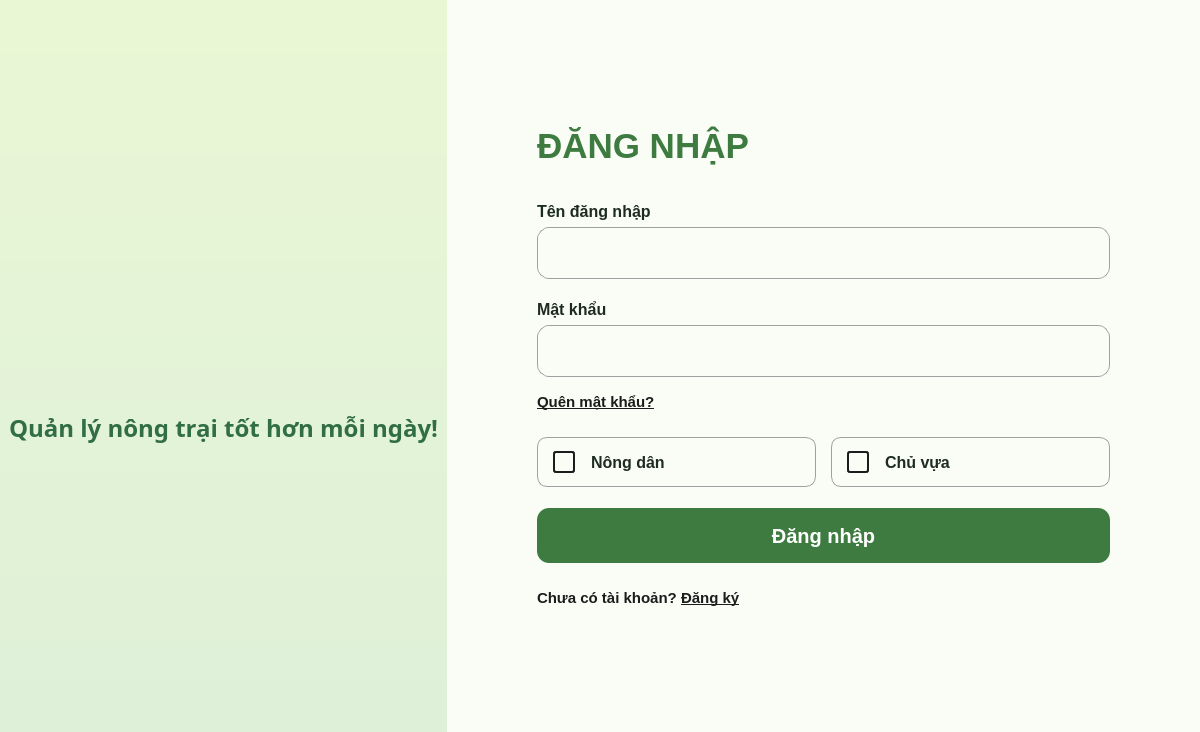
<?xml version="1.0" encoding="UTF-8"?>
<ui version="4.0">
 <class>LoginScreen</class>
 <widget class="QWidget" name="LoginScreen">
  <property name="geometry">
   <rect>
    <x>0</x>
    <y>0</y>
    <width>1200</width>
    <height>732</height>
   </rect>
  </property>
  <property name="windowTitle">
   <string>Đăng nhập - Nông Ơi</string>
  </property>
  <property name="styleSheet">
   <string notr="true">QWidget#LoginScreen {
    background-color: #F9FDF6;
}

QLabel {
    font-family: 'Segoe UI', Arial, sans-serif;
}

QLineEdit {
    background-color: #FFFFFF;
    border: 1px solid #A0A0A0;
    border-radius: 12px;
    padding: 0px 15px;
    font-size: 12pt;
    font-family: 'Segoe UI', Arial, sans-serif;
    color: #1C1C1C;
    height: 50px;
}

QLineEdit:focus {
    border: 2px solid #3E7B40;
}

/* Style cho nút chọn Role (Nông dân / Chủ vựa) */
QRadioButton {
    background-color: #FFFFFF;
    border: 1px solid #A0A0A0;
    border-radius: 10px;
    padding-left: 15px;
    font-size: 12pt;
    font-family: 'Segoe UI', Arial, sans-serif;
    font-weight: bold;
    color: #1F2B20;
    min-height: 48px;
    max-height: 48px;
}
QRadioButton:hover {
    border: 1px solid #3E7B40;
}
QRadioButton:checked {
    border: 2px solid #3E7B40;
}
QRadioButton::indicator {
    width: 18px;
    height: 18px;
    border: 2px solid #1C1C1C;
    border-radius: 3px;
    background: none;
    margin-right: 10px;
}
QRadioButton::indicator:checked {
    background-color: #3E7B40;
    border: 2px solid #3E7B40;
}</string>
  </property>
  <layout class="QHBoxLayout" name="main_layout">
   <property name="spacing">
    <number>0</number>
   </property>
   <property name="leftMargin">
    <number>0</number>
   </property>
   <property name="topMargin">
    <number>0</number>
   </property>
   <property name="rightMargin">
    <number>0</number>
   </property>
   <property name="bottomMargin">
    <number>0</number>
   </property>
   <item>
    <widget class="QFrame" name="left_panel">
     <property name="sizePolicy">
      <sizepolicy hsizetype="Preferred" vsizetype="Preferred">
       <horstretch>0</horstretch>
       <verstretch>0</verstretch>
      </sizepolicy>
     </property>
     <property name="styleSheet">
      <string notr="true">QFrame#left_panel {
    background-color: qlineargradient(spread:pad, x1:0, y1:0, x2:0, y2:1, stop:0 #EAF7D5, stop:1 #DEF0D8);
}</string>
     </property>
     <layout class="QVBoxLayout" name="verticalLayout_left">
      <item>
       <spacer name="verticalSpacer_left_top">
        <property name="orientation">
         <enum>Qt::Vertical</enum>
        </property>
        <property name="sizeHint" stdset="0">
         <size>
          <width>20</width>
          <height>40</height>
         </size>
        </property>
       </spacer>
      </item>
      <item>
       <widget class="QLabel" name="lbl_logo">
        <property name="styleSheet">
         <string notr="true">color: #316E44;
font-size: 70pt;
font-weight: 900;
letter-spacing: 5px;</string>
        </property>
        <property name="text">
         <string/>
        </property>
        <property name="pixmap">
         <pixmap>../images/logo.png</pixmap>
        </property>
        <property name="alignment">
         <set>Qt::AlignBottom|Qt::AlignHCenter</set>
        </property>
       </widget>
      </item>
      <item>
       <widget class="QLabel" name="lbl_slogan">
        <property name="font">
         <font>
          <family>Segoe UI,Arial,sans-serif</family>
          <pointsize>18</pointsize>
          <weight>75</weight>
          <bold>true</bold>
         </font>
        </property>
        <property name="styleSheet">
         <string notr="true">color: #316E44;
font-size: 18pt;
font-weight: bold;
margin-top: 10px;</string>
        </property>
        <property name="text">
         <string>Quản lý nông trại tốt hơn mỗi ngày!</string>
        </property>
        <property name="alignment">
         <set>Qt::AlignHCenter|Qt::AlignTop</set>
        </property>
       </widget>
      </item>
      <item>
       <spacer name="verticalSpacer_left_bottom">
        <property name="orientation">
         <enum>Qt::Vertical</enum>
        </property>
        <property name="sizeHint" stdset="0">
         <size>
          <width>20</width>
          <height>40</height>
         </size>
        </property>
       </spacer>
      </item>
     </layout>
    </widget>
   </item>
   <item>
    <widget class="QFrame" name="right_panel">
     <property name="sizePolicy">
      <sizepolicy hsizetype="Preferred" vsizetype="Preferred">
       <horstretch>0</horstretch>
       <verstretch>0</verstretch>
      </sizepolicy>
     </property>
     <property name="styleSheet">
      <string notr="true">background-color: #F9FDF6;</string>
     </property>
     <layout class="QVBoxLayout" name="verticalLayout_right">
      <property name="leftMargin">
       <number>90</number>
      </property>
      <property name="topMargin">
       <number>40</number>
      </property>
      <property name="rightMargin">
       <number>90</number>
      </property>
      <property name="bottomMargin">
       <number>40</number>
      </property>
      <item>
       <spacer name="verticalSpacer_top">
        <property name="orientation">
         <enum>Qt::Vertical</enum>
        </property>
        <property name="sizeHint" stdset="0">
         <size>
          <width>20</width>
          <height>40</height>
         </size>
        </property>
       </spacer>
      </item>
      <item>
       <widget class="QLabel" name="lbl_title">
        <property name="styleSheet">
         <string notr="true">color: #3E7B40;
font-size: 26pt;
font-weight: 900;
text-transform: uppercase;</string>
        </property>
        <property name="text">
         <string>ĐĂNG NHẬP</string>
        </property>
       </widget>
      </item>
      <item>
       <spacer name="verticalSpacer_1">
        <property name="orientation">
         <enum>Qt::Vertical</enum>
        </property>
        <property name="sizeType">
         <enum>QSizePolicy::Fixed</enum>
        </property>
        <property name="sizeHint" stdset="0">
         <size>
          <width>20</width>
          <height>30</height>
         </size>
        </property>
       </spacer>
      </item>
      <item>
       <widget class="QLabel" name="lbl_ten_dang_nhap">
        <property name="styleSheet">
         <string notr="true">color: #1F2B20;
font-size: 12pt;
font-weight: bold;</string>
        </property>
        <property name="text">
         <string>Tên đăng nhập</string>
        </property>
       </widget>
      </item>
      <item>
       <widget class="QLineEdit" name="txt_ten_dang_nhap">
        <property name="minimumSize">
         <size>
          <width>0</width>
          <height>50</height>
         </size>
        </property>
       </widget>
      </item>
      <item>
       <spacer name="verticalSpacer_2">
        <property name="orientation">
         <enum>Qt::Vertical</enum>
        </property>
        <property name="sizeType">
         <enum>QSizePolicy::Fixed</enum>
        </property>
        <property name="sizeHint" stdset="0">
         <size>
          <width>20</width>
          <height>15</height>
         </size>
        </property>
       </spacer>
      </item>
      <item>
       <widget class="QLabel" name="lbl_mat_khau">
        <property name="styleSheet">
         <string notr="true">color: #1F2B20;
font-size: 12pt;
font-weight: bold;</string>
        </property>
        <property name="text">
         <string>Mật khẩu</string>
        </property>
       </widget>
      </item>
      <item>
       <widget class="QLineEdit" name="txt_mat_khau">
        <property name="minimumSize">
         <size>
          <width>0</width>
          <height>50</height>
         </size>
        </property>
        <property name="echoMode">
         <enum>QLineEdit::Password</enum>
        </property>
       </widget>
      </item>
      <item>
       <spacer name="verticalSpacer_3">
        <property name="orientation">
         <enum>Qt::Vertical</enum>
        </property>
        <property name="sizeType">
         <enum>QSizePolicy::Fixed</enum>
        </property>
        <property name="sizeHint" stdset="0">
         <size>
          <width>20</width>
          <height>10</height>
         </size>
        </property>
       </spacer>
      </item>
      <item>
       <widget class="QLabel" name="lbl_quen_mat_khau">
        <property name="cursor">
         <cursorShape>PointingHandCursor</cursorShape>
        </property>
        <property name="styleSheet">
         <string notr="true">color: #1C1C1C;
font-size: 11pt;
font-weight: bold;
text-decoration: underline;</string>
        </property>
        <property name="text">
         <string>Quên mật khẩu?</string>
        </property>
       </widget>
      </item>
      <item>
       <spacer name="verticalSpacer_4">
        <property name="orientation">
         <enum>Qt::Vertical</enum>
        </property>
        <property name="sizeType">
         <enum>QSizePolicy::Fixed</enum>
        </property>
        <property name="sizeHint" stdset="0">
         <size>
          <width>20</width>
          <height>20</height>
         </size>
        </property>
       </spacer>
      </item>
      <item>
       <layout class="QHBoxLayout" name="role_layout">
        <property name="spacing">
         <number>15</number>
        </property>
        <item>
         <widget class="QRadioButton" name="rad_nong_dan">
          <property name="cursor">
           <cursorShape>PointingHandCursor</cursorShape>
          </property>
          <property name="text">
           <string>Nông dân</string>
          </property>
         </widget>
        </item>
        <item>
         <widget class="QRadioButton" name="rad_chu_vua">
          <property name="cursor">
           <cursorShape>PointingHandCursor</cursorShape>
          </property>
          <property name="text">
           <string>Chủ vựa</string>
          </property>
         </widget>
        </item>
       </layout>
      </item>
      <item>
       <spacer name="verticalSpacer_btn_top">
        <property name="orientation">
         <enum>Qt::Vertical</enum>
        </property>
        <property name="sizeType">
         <enum>QSizePolicy::Fixed</enum>
        </property>
        <property name="sizeHint" stdset="0">
         <size>
          <width>20</width>
          <height>15</height>
         </size>
        </property>
       </spacer>
      </item>
      <item>
       <widget class="QPushButton" name="btn_dang_nhap">
        <property name="minimumSize">
         <size>
          <width>0</width>
          <height>55</height>
         </size>
        </property>
        <property name="cursor">
         <cursorShape>PointingHandCursor</cursorShape>
        </property>
        <property name="styleSheet">
         <string notr="true">QPushButton {
    background-color: #3E7B40;
    color: #FFFFFF;
    border: none;
    border-radius: 12px;
    font-size: 15pt;
    font-weight: bold;
}
QPushButton:hover {
    background-color: #4A9155;
}
QPushButton:pressed {
    background-color: #2E6636;
}</string>
        </property>
        <property name="text">
         <string>Đăng nhập</string>
        </property>
       </widget>
      </item>
      <item>
       <spacer name="verticalSpacer_5">
        <property name="orientation">
         <enum>Qt::Vertical</enum>
        </property>
        <property name="sizeType">
         <enum>QSizePolicy::Fixed</enum>
        </property>
        <property name="sizeHint" stdset="0">
         <size>
          <width>20</width>
          <height>20</height>
         </size>
        </property>
       </spacer>
      </item>
      <item>
       <widget class="QLabel" name="lbl_dang_ky">
        <property name="cursor">
         <cursorShape>PointingHandCursor</cursorShape>
        </property>
        <property name="text">
         <string>&lt;html&gt;&lt;head/&gt;&lt;body&gt;&lt;p&gt;&lt;span style=&quot; font-size:11pt; color:#1C1C1C; font-weight:600;&quot;&gt;Chưa có tài khoản? &lt;/span&gt;&lt;span style=&quot; font-size:11pt; font-weight:700; text-decoration: underline; color:#1C1C1C;&quot;&gt;Đăng ký&lt;/span&gt;&lt;/p&gt;&lt;/body&gt;&lt;/html&gt;</string>
        </property>
       </widget>
      </item>
      <item>
       <spacer name="verticalSpacer_bottom">
        <property name="orientation">
         <enum>Qt::Vertical</enum>
        </property>
        <property name="sizeHint" stdset="0">
         <size>
          <width>20</width>
          <height>40</height>
         </size>
        </property>
       </spacer>
      </item>
     </layout>
    </widget>
   </item>
  </layout>
 </widget>
 <resources/>
 <connections/>
</ui>
